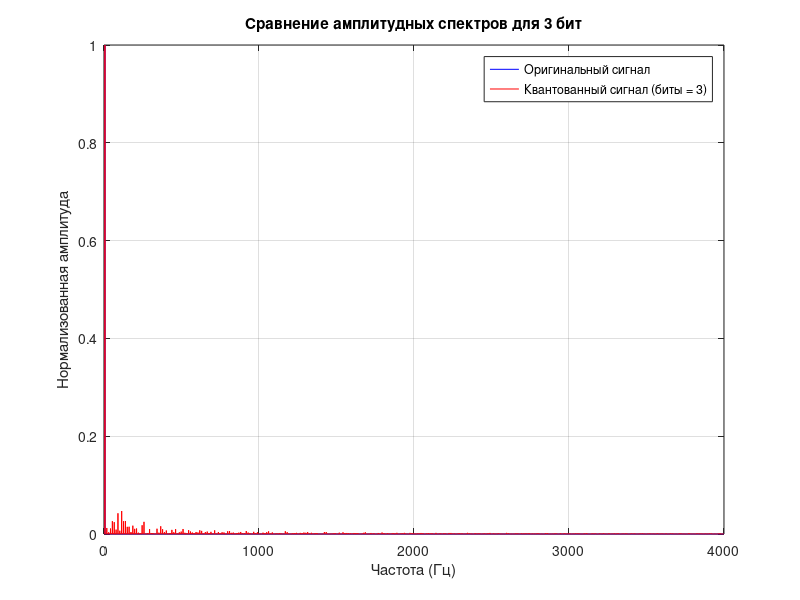
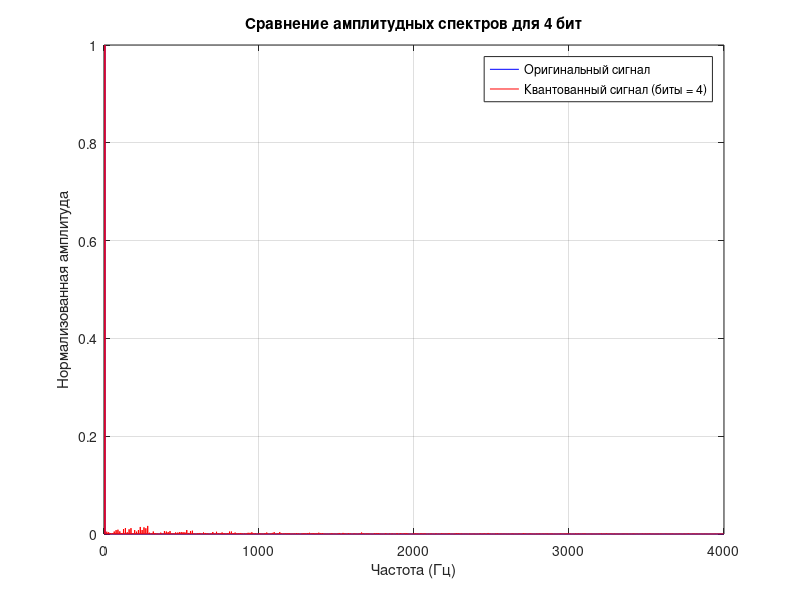
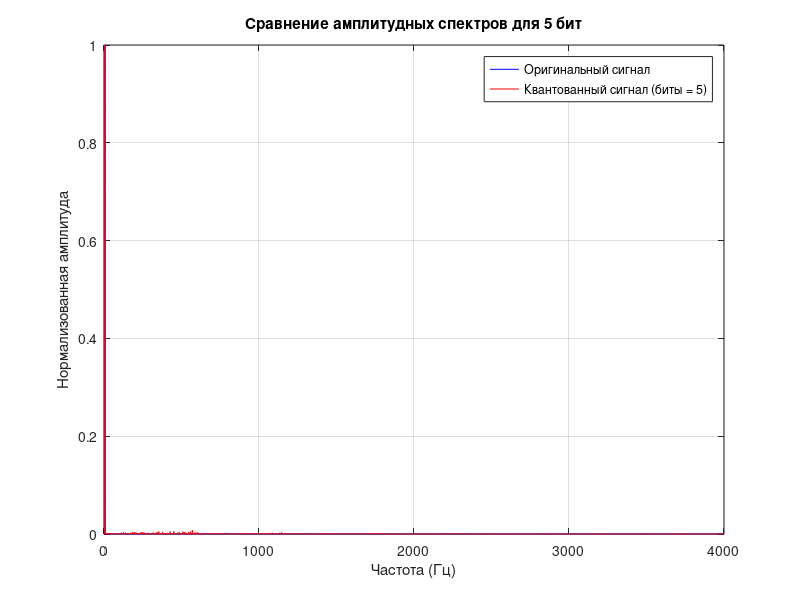
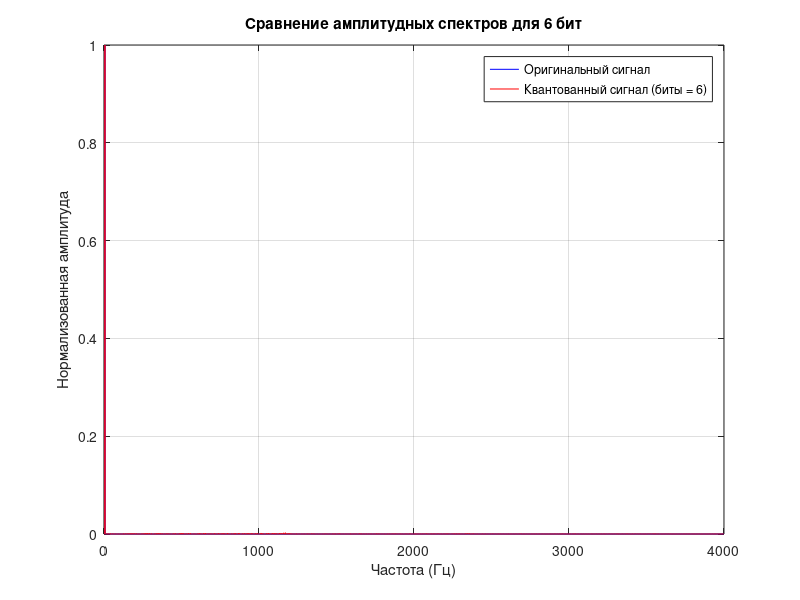

Write the MATLAB code that produced these figures, in order.
function quantization_effect()
    
    Fs = 8000;
    t = 0:1/Fs:1;
    f_signal = 6; 
    original_signal = 4 * sin(2 * pi * f_signal * t + pi/3);

    bit_depths = [3, 4, 5, 6];

    for bits = bit_depths
        quantized_signal = quantize_signal(original_signal, bits);
        
        Y = fft(original_signal);
        Y_quantized = fft(quantized_signal);
        
        amplitude_spectrum = abs(Y);
        amplitude_spectrum_quantized = abs(Y_quantized);
        
        amplitude_spectrum = amplitude_spectrum / max(amplitude_spectrum);
        amplitude_spectrum_quantized = amplitude_spectrum_quantized / max(amplitude_spectrum_quantized);
       
        quantization_error = original_signal - quantized_signal;
        mean_quantization_error = mean(abs(quantization_error));
        
        f = (0:length(original_signal)-1) * (Fs / length(original_signal));
        
        figure;
        plot(f(1:length(amplitude_spectrum)/2), amplitude_spectrum(1:length(amplitude_spectrum)/2), 'b', 'DisplayName', 'Оригинальный сигнал');
        hold on;
        plot(f(1:length(amplitude_spectrum_quantized)/2), amplitude_spectrum_quantized(1:length(amplitude_spectrum_quantized)/2), 'r', 'DisplayName', sprintf('Квантованный сигнал (биты = %d)', bits));
        hold off;
        title(sprintf('Сравнение амплитудных спектров для %d бит', bits));
        xlabel('Частота (Гц)');
        ylabel('Нормализованная амплитуда');
        xlim([0 Fs/2]);
        legend show;
        grid on;

        fprintf('Средняя ошибка квантования для %d бит: %.4f\n', bits, mean_quantization_error);
    end
end

function quantized_signal = quantize_signal(signal, bits)
    
    max_value = 4; 
    min_value = -4; 

    levels = 2^bits;

    scaled_signal = (signal - min_value) / (max_value - min_value) * (levels - 1);
    scaled_signal = round(scaled_signal);
    scaled_signal(scaled_signal >= levels) = levels - 1; 
    quantized_signal = scaled_signal / (levels - 1) * (max_value - min_value) + min_value; 
end

